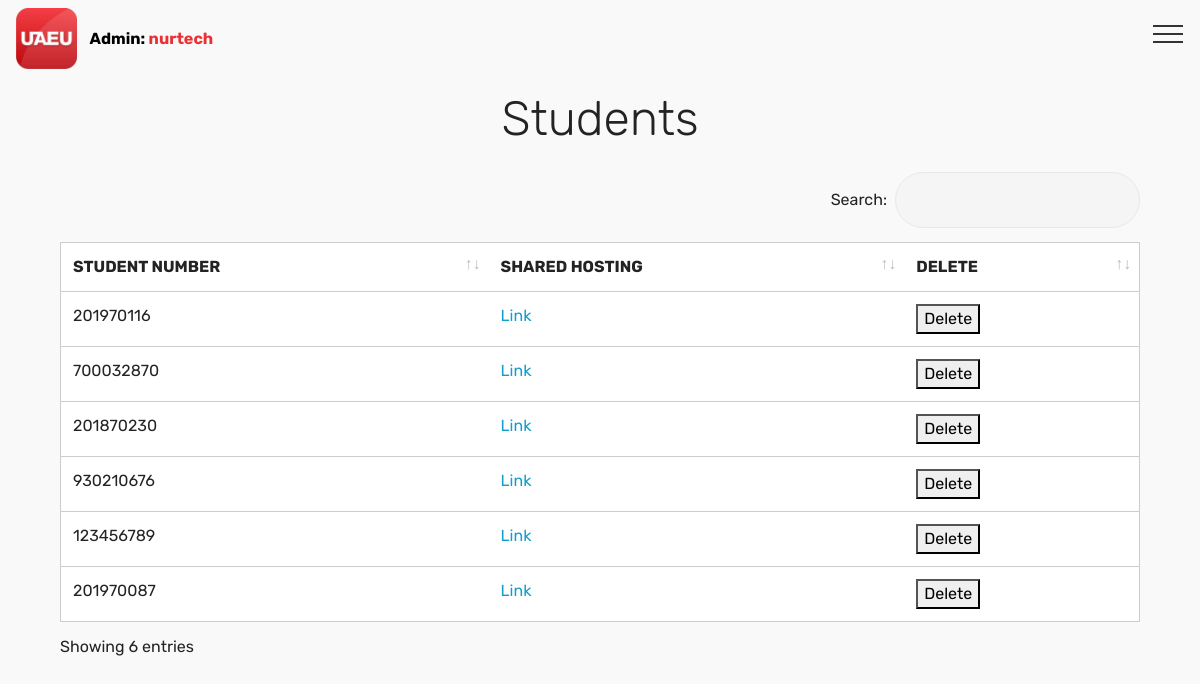
/prototype/en/controlpanel/students.php (signed in), run on the app's committed database.
### tables this page shows
CREATE TABLE `students` (
  `id` int(250) NOT NULL,
  `studentnumber` varchar(250) NOT NULL,
  `email` varchar(250) NOT NULL,
  `password` varchar(250) NOT NULL,
  `date` varchar(250) NOT NULL
);

### prototype/en/controlpanel/students.php (the view, shortened to what this page needs)
<!DOCTYPE html>
<html  >
<head>
  <link rel="stylesheet" href="assets/bootstrap/css/bootstrap.min.css">
  <link rel="stylesheet" href="assets/bootstrap/css/bootstrap-grid.min.css">
  <link rel="stylesheet" href="assets/bootstrap/css/bootstrap-reboot.min.css">
  <link rel="stylesheet" href="assets/tether/tether.min.css">
  <link rel="stylesheet" href="assets/dropdown/css/style.css">
  <link rel="stylesheet" href="assets/datatables/data-tables.bootstrap4.min.css">
  <link rel="stylesheet" href="assets/theme/css/style.css">
  <link rel="preload" as="style" href="assets/mobirise/css/mbr-additional.css"><link rel="stylesheet" href="assets/mobirise/css/mbr-additional.css" type="text/css">
</head>
<body>
  <section class="menu cid-rSknZJrHWX" once="menu" id="menu2-0">
    <nav class="navbar navbar-expand beta-menu navbar-dropdown align-items-center navbar-fixed-top collapsed bg-color transparent">
        <button class="navbar-toggler navbar-toggler-right" type="button" data-toggle="collapse" data-target="#navbarSupportedContent" aria-controls="navbarSupportedContent" aria-expanded="false" aria-label="Toggle navigation">
            <div class="hamburger">
                <span></span>
                <span></span>
                <span></span>
            </div>
        </button>
        <div class="menu-logo">
            <div class="navbar-brand">
                <span class="navbar-logo">
                    <a href="../controlpanel">
                        <img src="assets/images/water-source-pipe-drop-drink-plumbing-tap-piping-v3-gesture-512-1-128x128-128x128.png" alt="UAEU" style="height: 3.8rem;">
                    </a>
                </span>
                <span class="navbar-caption-wrap"><a class="navbar-caption text-black display-4" href="../controlpanel">Admin: <font color="#e83235"><?php echo $_SESSION['adminid']; ?></font></a></span>
            </div>
        </div>
    </nav>
</section>
<section class="engine"><a href="https://mobirise.info/w">html5 templates</a></section><section class="section-table cid-rWopdr2RAg" id="table1-l">
  <div class="container container-table">
      <h2 class="mbr-section-title mbr-fonts-style align-center pb-3 display-2">Students</h2>
      <div class="table-wrapper">
        <div class="container scroll">
          <table class="table isSearch" cellspacing="0">
            <thead>
              <tr class="table-heads ">
              <th class="head-item mbr-fonts-style display-7">
                      STUDENT NUMBER</th><th class="head-item mbr-fonts-style display-7">
                      SHARED HOSTING</th><th class="head-item mbr-fonts-style display-7">
                      DELETE</th></tr>
            </thead>
            <tbody>
<?php
include("../config.php");
$sql = "select * from students";
$result = mysqli_query($conn, $sql);
if (mysqli_num_rows($result) > 0) {
    while($row = mysqli_fetch_assoc($result)) {
		echo "<tr><td class='body-item mbr-fonts-style display-7'>"; echo $row['studentnumber'];
		echo "</td><td class='body-item mbr-fonts-style display-7'>"; ?>
		<?php
		$mylink = "http://www.nur-tech.net/".$row['studentnumber'];
		echo "<a target='_blank' href='$mylink'>Link</a>";?>
		<?php
		echo "</td><td class='body-item mbr-fonts-style display-7'>";
		?>
			<form action="deletestudent.php" method="get">
			<input type="submit" value="Delete">
			</form>
		<?php
		echo "</td></tr>";
}}
?>
			  </tbody>
          </table>
        </div>
      </div>
    </div>
</section>
</body>
</html>

### prototype/en/controlpanel/assets/dropdown/css/style.css (style rules this page uses)
.navbar-dropdown { left: 0; padding: 0; position: absolute; right: 0; top: 0; transition: all 0.45s ease; z-index: 1030; background: #282828; }
.navbar-dropdown .navbar-logo { margin-right: 0.8rem; transition: margin 0.3s ease-in-out; vertical-align: middle; }
.navbar-dropdown .navbar-logo img { height: 3.125rem; transition: all 0.3s ease-in-out; }
.navbar-dropdown .navbar-caption { font-weight: 700; white-space: normal; vertical-align: -4px; line-height: 3.125rem !important; }
.navbar-dropdown .navbar-caption, .navbar-dropdown .navbar-caption:hover { color: inherit; text-decoration: none; }
.navbar-dropdown.navbar-fixed-top { position: fixed; }
.navbar-dropdown .navbar-brand span { vertical-align: -4px; }
.navbar-dropdown.bg-color.transparent { background: none; }

### prototype/en/controlpanel/assets/mobirise/css/mbr-additional.css (style rules this page uses)
body { font-family: Rubik; }
.display-2 { font-family: 'Rubik', sans-serif; font-size: 3rem; font-display: swap; }
.display-4 { font-family: 'Rubik', sans-serif; font-size: 1rem; font-display: swap; }
.display-7 { font-family: 'Rubik', sans-serif; font-size: 1rem; font-display: swap; }
.text-black { color: #000000 !important; }
a, a:hover { color: #149dcc; }
.cid-rSknZJrHWX .navbar { background: #ffffff; transition: none; min-height: 77px; padding: .5rem 0; }
.cid-rSknZJrHWX a { font-style: normal; }
.cid-rSknZJrHWX .menu-logo { margin-right: auto; }
.cid-rSknZJrHWX .menu-logo .navbar-brand { display: flex; margin-left: 5rem; padding: 0; transition: padding .2s; min-height: 3.8rem; -webkit-align-items: center; align-items: center; }
.cid-rSknZJrHWX .menu-logo .navbar-brand .navbar-caption-wrap { display: flex; -webkit-align-items: center; align-items: center; word-break: break-word; min-width: 7rem; margin: .3rem 0; }
.cid-rSknZJrHWX .menu-logo .navbar-brand .navbar-caption-wrap .navbar-caption { line-height: 1.2rem !important; padding-right: 2rem; }
.cid-rSknZJrHWX .menu-logo .navbar-brand .navbar-logo { font-size: 4rem; transition: font-size 0.25s; }
.cid-rSknZJrHWX .menu-logo .navbar-brand .navbar-logo img { display: flex; }
.cid-rSknZJrHWX .menu-logo .navbar-brand .navbar-logo a { display: inline-flex; }
.cid-rSknZJrHWX button.navbar-toggler { width: 31px; height: 18px; cursor: pointer; transition: all .2s; top: 1.5rem; right: 1rem; }
.cid-rSknZJrHWX button.navbar-toggler .hamburger span { position: absolute; right: 0; width: 30px; height: 2px; border-right: 5px; background-color: #333333; }
.cid-rSknZJrHWX button.navbar-toggler .hamburger span:nth-child(1) { top: 0; transition: all .2s; }
.cid-rSknZJrHWX button.navbar-toggler .hamburger span:nth-child(3) { top: 8px; transition: all .15s; }
.cid-rSknZJrHWX button.navbar-toggler .hamburger span:nth-child(4) { top: 16px; transition: all .2s; }
.cid-rSknZJrHWX .collapsed.navbar-expand { flex-direction: column; -webkit-flex-direction: column; }
.cid-rSknZJrHWX .collapsed button.navbar-toggler { display: block; }
.cid-rSknZJrHWX .collapsed .navbar-brand { margin-left: 1rem !important; }
@media (min-width: 767px) { .cid-rSknZJrHWX .menu-logo { flex-shrink: 0; -webkit-flex-shrink: 0; } }
.cid-rWopdr2RAg { padding-top: 90px; padding-bottom: 90px; background-color: #f9f9f9; }
.cid-rWopdr2RAg .container-table { margin: 0 auto; }
.cid-rWopdr2RAg .dataTables_wrapper .table { overflow-x: auto; }
.cid-rWopdr2RAg table { width: 100% !important; margin-top: 6px; border: 1px solid #cccccc; margin-bottom: 0; }
.cid-rWopdr2RAg table th { border-top: none; transition: all .2s; border-bottom: none; }
.cid-rWopdr2RAg table td { border-top: 1px solid #cccccc; }
.cid-rWopdr2RAg table.table { background: #ffffff; }

### data on the page
students: studentnumber "201970116"
students: studentnumber "700032870"
students: studentnumber "201870230"
students: studentnumber "930210676"
students: studentnumber "123456789"
students: studentnumber "201970087"

### other printed values
$_SESSION['adminid'] "nurtech"
